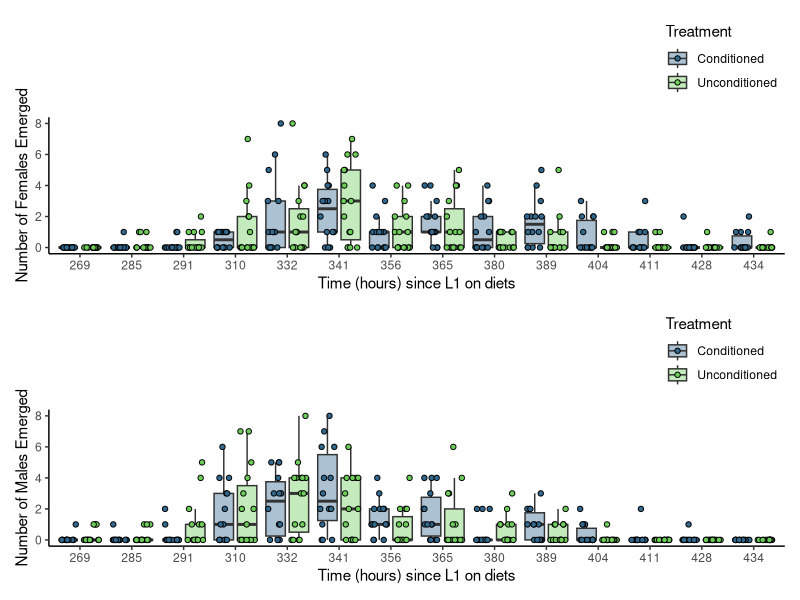

R code for this plot:
## Packages
library(tidyverse)
library(ggplot2)
library(readxl)
library(viridis)
library(patchwork)






## Reading pupae data in
fly_fitness_MFE <- read_excel("data/fitness_development/MFE_flies.xlsx")


## Choosing colours from viridis to use: 
viridis_colors <- viridis(10)


# Subsetting a female dataset
females_data <- subset(fly_fitness_MFE, select = c(time_hours, females, treatment))


## Boxplot ## for females
female_boxplot_2 <- ggplot(females_data, aes(x = factor(time_hours), y = females, fill = treatment)) +
  geom_boxplot(outlier.shape = NA, alpha = .4, position = position_dodge(width = 0.9)) +
  geom_point(aes(fill = treatment),
             size = 1.5, shape = 21,
             position = position_jitterdodge(jitter.width = 0.3, dodge.width = 0.9)) +
  scale_fill_manual(values = viridis_colors[c(4, 8)], labels = c("Conditioned", "Unconditioned")) +
  scale_x_discrete(labels = unique(females_data$time_hours)) +
  theme_classic() +
  theme(legend.position = "top",
        legend.justification = "right",
        legend.direction = "vertical",
        strip.placement = "outside", 
        strip.background = element_blank(),  
        strip.text = element_blank()) +
  labs(x = "Time (hours) since L1 on diets", 
       y = "Number of Females Emerged",
       fill = "Treatment")


## Subsetting a male dataset
males_data <- subset(fly_fitness_MFE, select = c(time_hours, males, treatment))

## Boxplot ## for males 
male_boxplot_2 <- ggplot(males_data, aes(x = factor(time_hours), y = males, fill = treatment)) +
  geom_boxplot(outlier.shape = NA, alpha = .4, position = position_dodge(width = 0.9)) +
  geom_point(aes(fill = treatment),
             size = 1.5, shape = 21,
             position = position_jitterdodge(jitter.width = 0.3, dodge.width = 0.9)) +
  scale_fill_manual(values = viridis_colors[c(4, 8)], labels = c("Conditioned", "Unconditioned")) +
  scale_x_discrete(labels = unique(males_data$time_hours)) +
  theme_classic() +
  theme(legend.position = "top",
        legend.justification = "right",
        legend.direction = "vertical",
        strip.placement = "outside", 
        strip.background = element_blank(),  
        strip.text = element_blank()) +
  labs(x = "Time (hours) since L1 on diets", 
       y = "Number of Males Emerged",
       fill = "Treatment")


## Using patchwork to combine the female and male plots
MFE_flies <- female_boxplot_2 / 
  male_boxplot_2



## Saving the plot
ggsave(filename = "MFE_flies.png", 
       plot = MFE_flies, 
       width = 10, 
       height = 6, 
       dpi = 300)



